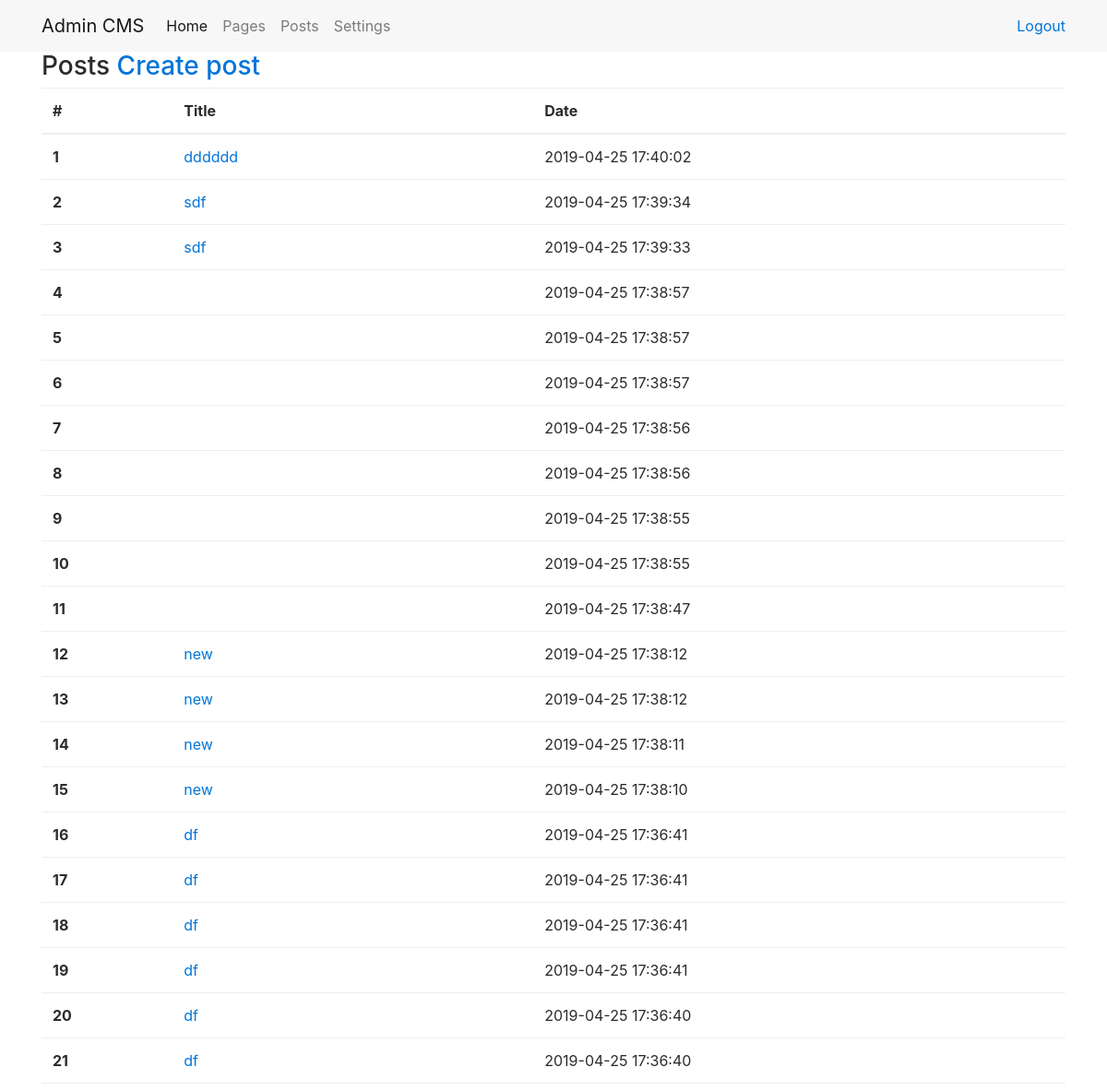
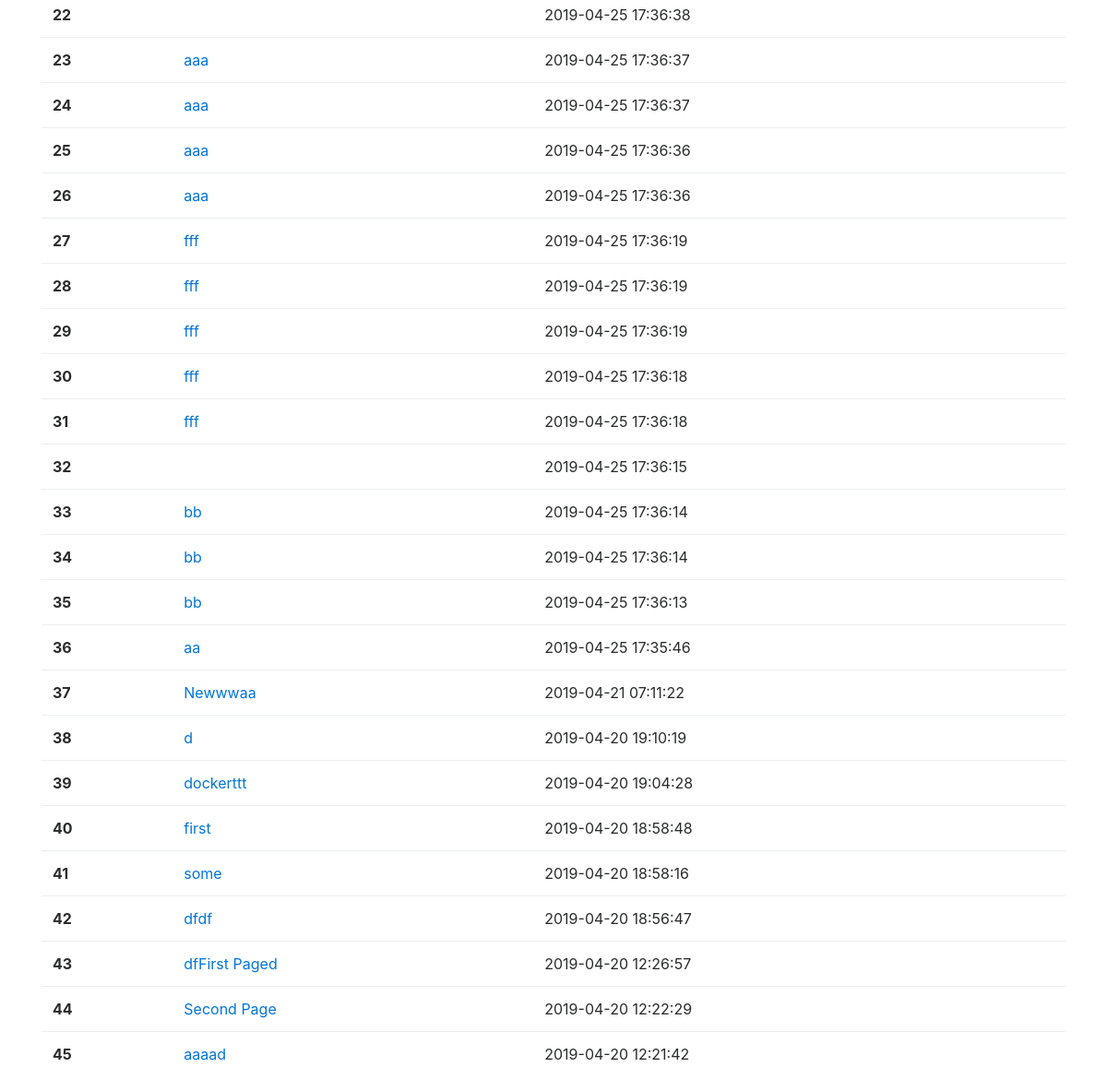
Screenshot of /admin/posts/ with the database file from the repository (2 pictures, top to bottom).
### tables this page shows
CREATE TABLE `post` (
  `id` int(11) NOT NULL,
  `title` varchar(255) NOT NULL,
  `content` text NOT NULL,
  `date` timestamp NOT NULL DEFAULT CURRENT_TIMESTAMP
);

### engine/Core/Template/View.php (called while the page is built, shortened)
<?php
class View {
  public $di;
  public function __construct(DI $di) {
    $this->di = $di;
  }
  public function render($template, $vars = []) {
    $templatePath = $this->getTemplatePath($template, ENV);
    $vars['lang'] = $this->di->get('language');
    extract($vars);
    try {
      require $templatePath;
    } catch (\Exception $e) {
      ob_end_clean();
      throw $e;
    }
  }
  private function getTemplatePath($template, $env) {
    return path('view') . '/' . $template . '.php';
  }
}

### admin/Controller/PostController.php (called while the page is built, shortened)
<?php
class PostController extends AdminController {
  public function listing() {
    $data['posts'] = $this->model->post->getPosts();
    $this->view->render('posts/list', $data);
  }
}
?>

### engine/Cms.php (called while the page is built, shortened)
<?php
class Cms {
  private $di;
  public $router;
  public function __construct($di) {
    $this->di = $di;
    $this->router = $this->di->get('router');
  }
  public function run() {
    try {
      $routerDispatch = $this->router->dispatch(Common::getMethod(), Common::getPathUrl());
      list($class, $action) = explode(':', $routerDispatch->getController(), 2);
      $parameters = $routerDispatch->getParameters();
      call_user_func_array([new $controller($this->di), $action], $parameters);
    } catch (\Exception $e) {
      echo $e->getMessage();
      exit;
    }
  }
}

### engine/bootstrap.php (called while the page is built, shortened)
<?php
require_once __DIR__ . '/Function.php';
try {
  $di = new DI();
  $cms = new Cms($di);
  $cms->run();
} catch (\ErrorException $e) {
  echo $e->getMessage();
}

### admin/index.php (called while the page is built, shortened)
<?php
require_once '../engine/Bootstrap.php';

### engine/Core/Database/Connection.php (called while the page is built, shortened)
<?php
class Connection {
    private $link;
    private function connect()
    {
        $config = Config::group('database');
        $dsn = 'mysql:host=' .$config['host'] .';dbname=' .$config['db_name'] .';charset=' .$config['charset'];
        $this->link = new PDO($dsn, $config['username'], $config['password']);
        return $this;
    }
    public function query($sql, $values = [], $statement = PDO::FETCH_OBJ)
    {
        $sth = $this->link->prepare($sql);
        $sth->execute($values);
        $result = $sth->fetchAll($statement);
        return $result;
    }
}

### engine/Core/Config/Repository.php (called while the page is built, shortened)
<?php
class Repository
{
    protected static $stored = [];
    public static function store($group, $key, $data)
    {
        if (!isset(static::$stored[$group]) || !is_array(static::$stored[$group])) {
            static::$stored[$group] = [];
        }
        static::$stored[$group][$key] = $data;
    }
    public static function retrieveGroup($group)
    {
        return isset(static::$stored[$group]) ? static::$stored[$group] : false;
    }
}

### engine/Function.php (called while the page is built, shortened)
<?php
function path($section)
{
    $pathMask = ROOT_DIR . DS . '%s';
    switch (strtolower($section))
    {
        case 'config':
            return sprintf($pathMask, 'Config');
        case 'view':
            return sprintf($pathMask, 'View');
    }
}

### engine/Core/Config/Config.php (called while the page is built, shortened)
<?php
class Config
{
    public static function group($group)
    {
        return Repository::retrieveGroup($group);
    }
    public static function file($group = 'main')
    {
        $path = path('config') . DS . $group . '.php';
        if (file_exists($path)) {
            $items = include $path;
            if (is_array($items)) {
                return true;
            }
        }
        return false;
    }
}

### admin/Config/database.php (called while the page is built)
<?php
return [
  'host' => 'localhost',
  'db_name' => 'cms',
  'username' => 'root',
  'password' => '1111',
  'charset' => 'utf8'
];

### admin/Model/Post/PostRepository.php (called while the page is built, shortened)
<?php
class PostRepository extends Model
{
    public function getPosts() {
        $sql = $this->queryBuilder->select()
            ->from('post')
            ->orderBy('id', 'DESC')
            ->sql();
        return $this->db->query($sql);
    }
}

### engine/Controller.php (called while the page is built, shortened)
<?php
abstract class Controller
{
    protected $di;
    public function __construct(DI $di)
    {
        $this->di      = $di;
    }
    public function __get($key)
    {
        return $this->di->get($key);
    }
}

### engine/DI/DI.php (called while the page is built, shortened)
<?php
class DI {
  private $container = [];
  public function set($key, $value) {
    $this->container[$key] = $value;
    return $this;
  }
  public function get($key) {
    return $this->has($key);
  }
  public function has($key) {
    return isset($this->container[$key]) ? $this->container[$key] : null;
  }
}

### engine/Model.php (called while the page is built, shortened)
<?php
abstract class Model {
  public function __construct(DI $di) {
    $this->di = $di;
    $this->db = $this->di->get('db');
    $this->queryBuilder = new QueryBuilder();
  }
}

### engine/Core/Database/QueryBuilder.php (called while the page is built, shortened)
<?php
class QueryBuilder
{
    protected $sql = [];
    public function select($fields = '*')
    {
        $this->sql['select'] = "SELECT {$fields} ";
        return $this;
    }
    public function from($table)
    {
        $this->sql['from'] = "FROM {$table} ";
        return $this;
    }
    public function orderBy($field, $order)
    {
        $this->sql['order_by'] = "ORDER BY {$field} {$order}";
        return $this;
    }
    public function sql()
    {
        $sql = '';
        if(!empty($this->sql)) {
            foreach ($this->sql as $key => $value) {
                if ($key == 'where') {
                    $sql .= ' WHERE ';
                    foreach ($value as $where) {
                        $sql .= $where;
                        if (count($value) > 1 and next($value)) {
                            $sql .= ' AND ';
                        }
                    }
                } else {
                    $sql .= $value;
                }
            }
        }
        return $sql;
    }
    public function reset()
    {
        $this->sql    = [];
    }
}

### admin/View/posts/list.php (the view, shortened to what this page needs)
<main>
    <div class="container">
      <h3>Posts <a href="/admin/posts/create/">Create post</a></h3>
      <table class="table">
        <thead>
          <tr>
            <th scope="col">#</th>
            <th scope="col">Title</th>
            <th scope="col">Date</th>
          </tr>
        </thead>
        <tbody>
          <?php foreach($posts as $key => $post) : ?>
            <tr>
            <th scope="row"><?=++$key?></th>
              <td>
              <a href="/admin/posts/edit/<?=$post->id?>">
                  <?=$post->title?>
                </a>
              </td>
              <td><?=$post->date?></td>
            </tr>
          <?php endforeach; ?>
        </tbody>
      </table>
    </div>
</main>

### rows the page displays
post: title "dddddd", date "2019-04-25 17:40:02"
post: title "sdf", date "2019-04-25 17:39:34"
post: title "sdf", date "2019-04-25 17:39:33"
post: date "2019-04-25 17:38:57"
post: date "2019-04-25 17:38:57"
post: date "2019-04-25 17:38:57"
post: date "2019-04-25 17:38:56"
post: date "2019-04-25 17:38:56"
post: date "2019-04-25 17:38:55"
post: date "2019-04-25 17:38:55"
post: date "2019-04-25 17:38:47"
post: title "new", date "2019-04-25 17:38:12"
post: title "new", date "2019-04-25 17:38:12"
post: title "new", date "2019-04-25 17:38:11"
post: title "new", date "2019-04-25 17:38:10"
post: title "df", date "2019-04-25 17:36:41"
post: title "df", date "2019-04-25 17:36:41"
post: title "df", date "2019-04-25 17:36:41"
post: title "df", date "2019-04-25 17:36:41"
post: title "df", date "2019-04-25 17:36:40"
post: title "df", date "2019-04-25 17:36:40"
post: date "2019-04-25 17:36:38"
post: title "aaa", date "2019-04-25 17:36:37"
post: title "aaa", date "2019-04-25 17:36:37"
post: title "aaa", date "2019-04-25 17:36:36"
post: title "aaa", date "2019-04-25 17:36:36"
post: title "fff", date "2019-04-25 17:36:19"
post: title "fff", date "2019-04-25 17:36:19"
post: title "fff", date "2019-04-25 17:36:19"
post: title "fff", date "2019-04-25 17:36:18"
post: title "fff", date "2019-04-25 17:36:18"
post: date "2019-04-25 17:36:15"
post: title "bb", date "2019-04-25 17:36:14"
post: title "bb", date "2019-04-25 17:36:14"
post: title "bb", date "2019-04-25 17:36:13"
post: title "aa", date "2019-04-25 17:35:46"
post: title "Newwwaa", date "2019-04-21 07:11:22"
post: title "d", date "2019-04-20 19:10:19"
post: title "dockerttt", date "2019-04-20 19:04:28"
post: title "first", date "2019-04-20 18:58:48"
post: title "some", date "2019-04-20 18:58:16"
post: title "dfdf", date "2019-04-20 18:56:47"
post: title "dfFirst Paged", date "2019-04-20 12:26:57"
post: title "Second Page", date "2019-04-20 12:22:29"
post: title "aaaad", date "2019-04-20 12:21:42"

### other values shown
$lang->dashboardMenu['home'] "Home"
